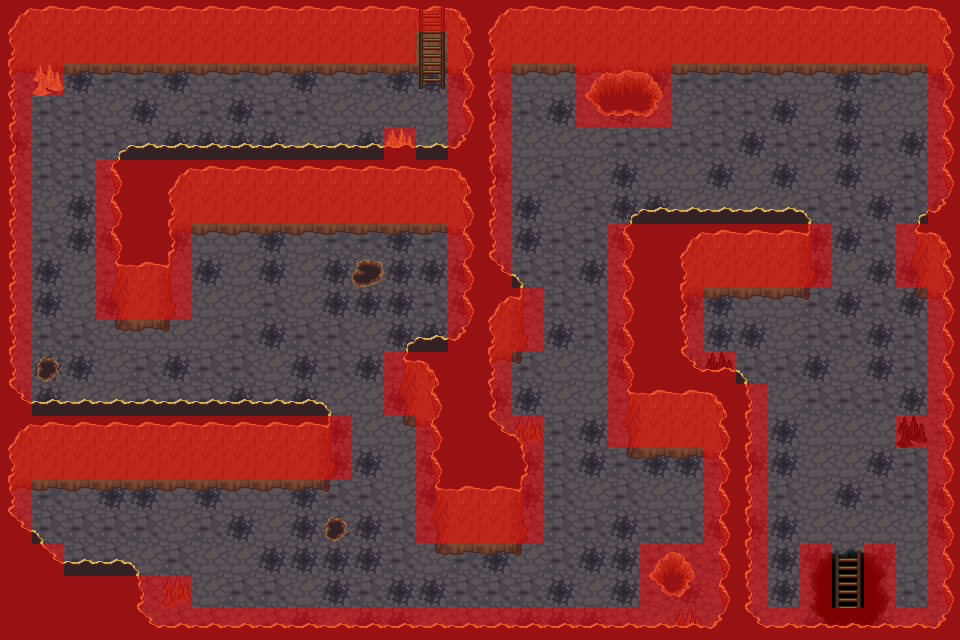

A level layout from a 2D game, rendered from its tile map. Below: a short description, then the map file with tile-grid data replaced by summaries:
An orthogonal 30x20 tile map with 32x32 px tiles, 8 tile layers (ground, pit, back wall, details, ...), 12 tilesets and 5 objects (4x monster_spawn, warp).

<map version="1.0" orientation="orthogonal" renderorder="right-down" width="30" height="20" tilewidth="32" tileheight="32" nextobjectid="9">
 <tileset firstgid="1" source="Terrain.tsx" />
 <tileset firstgid="1025" name="grass" tilewidth="32" tileheight="32" tilecount="18" columns="3">
  <image source="../LPC Base Assets/tiles/grass.png" width="96" height="192" />
 </tileset>
 <tileset firstgid="1043" name="house" tilewidth="32" tileheight="32" tilecount="63" columns="9">
  <image source="../LPC Base Assets/tiles/house.png" width="288" height="224" />
 </tileset>
 <tileset firstgid="1106" name="trunk" tilewidth="32" tileheight="32" tilecount="18" columns="6">
  <image source="../LPC Base Assets/tiles/trunk.png" width="192" height="96" />
 </tileset>
 <tileset firstgid="1124" name="treetop" tilewidth="32" tileheight="32" tilecount="42" columns="6">
  <image source="../LPC Base Assets/tiles/treetop.png" width="192" height="224" />
 </tileset>
 <tileset firstgid="1166" name="bridges" tilewidth="32" tileheight="32" tilecount="42" columns="6">
  <image source="../LPC Base Assets/tiles/bridges.png" width="192" height="224" />
 </tileset>
 <tileset firstgid="1208" name="signs" tilewidth="32" tileheight="32" tilecount="6" columns="3">
  <image source="../LPC Base Assets/tiles/signs.png" width="96" height="64" />
 </tileset>
 <tileset firstgid="1214" name="rock" tilewidth="32" tileheight="32" tilecount="2" columns="2">
  <image source="../LPC Base Assets/tiles/rock.png" width="64" height="32" />
 </tileset>
 <tileset firstgid="1216" name="barrel" tilewidth="32" tileheight="32" tilecount="8" columns="4">
  <image source="../LPC Base Assets/tiles/barrel.png" width="128" height="64" />
 </tileset>
 <tileset firstgid="1224" name="castle_lightsources" tilewidth="32" tileheight="32" tilecount="20" columns="5">
  <image source="../LPC Base Assets/tiles/castle_lightsources.png" width="160" height="128" />
 </tileset>
 <tileset firstgid="1244" name="dungeon" tilewidth="32" tileheight="32" tilecount="104" columns="13">
  <image source="../LPC Base Assets/tiles/dungeon.png" width="416" height="256" />
 </tileset>
 <tileset firstgid="1348" name="metatiles" tilewidth="32" tileheight="32" tilecount="4" columns="2">
  <image source="../metatiles.png" width="64" height="64" />
 </tileset>
 <layer name="ground" width="30" height="20">
  <data>[600 cells, 600 non-empty, 3 distinct tile ids]</data>
 </layer>
 <layer name="pit" width="30" height="20">
  <data>[600 cells, 9 non-empty, 9 distinct tile ids]</data>
 </layer>
 <layer name="back wall" width="30" height="20">
  <data>[600 cells, 330 non-empty, 26 distinct tile ids]</data>
 </layer>
 <layer name="details" width="30" height="20">
  <data>[600 cells, 16 non-empty, 11 distinct tile ids]</data>
 </layer>
 <layer name="ladder" width="30" height="20">
  <data>[600 cells, 5 non-empty, 3 distinct tile ids]</data>
 </layer>
 <layer name="character" width="30" height="20">
  <data>[600 cells, 0 non-empty, 0 distinct tile ids]</data>
 </layer>
 <layer name="front wall" width="30" height="20">
  <data>[600 cells, 42 non-empty, 4 distinct tile ids]</data>
 </layer>
 <layer name="blocked" width="30" height="20">
  <data>[600 cells, 287 non-empty, 1 distinct tile ids]</data>
 </layer>
 <objectgroup name="spawns">
  <object id="1" name="to_forest" type="warp" x="416" y="32" width="32" height="32">
   <properties>
    <property name="end_x" type="int" value="17" />
    <property name="end_y" type="int" value="11" />
    <property name="end_zone" value="haunted_forest" />
   </properties>
  </object>
  <object id="3" name="ghost" type="monster_spawn" x="128" y="352" width="32" height="32">
   <properties>
    <property name="max_spawn" type="int" value="3" />
    <property name="spawn_delay" type="float" value="15" />
   </properties>
  </object>
  <object id="5" name="slime" type="monster_spawn" x="448" y="576" width="32" height="32">
   <properties>
    <property name="max_spawn" type="int" value="2" />
    <property name="spawn_delay" type="float" value="15" />
   </properties>
  </object>
  <object id="6" name="eyeball" type="monster_spawn" x="832" y="384" width="32" height="32">
   <properties>
    <property name="max_spawn" type="int" value="1" />
    <property name="spawn_delay" type="float" value="15" />
   </properties>
  </object>
  <object id="7" name="slime" type="monster_spawn" x="736" y="128" width="32" height="32">
   <properties>
    <property name="max_spawn" type="int" value="2" />
    <property name="spawn_delay" type="float" value="15" />
   </properties>
  </object>
 </objectgroup>
</map>
